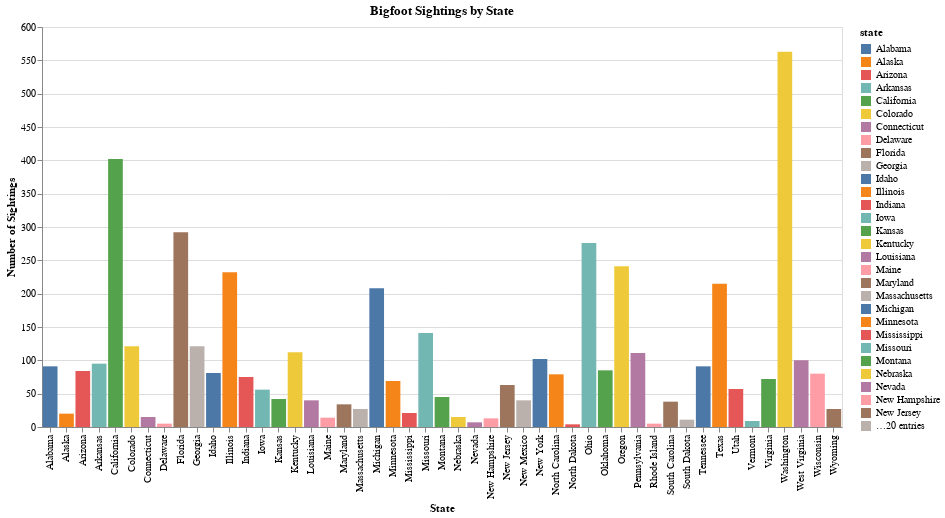

Write notebook code for a chart like this one.
### Code cell
sightings_by_state = data.groupby('state').size().reset_index(name='sightings_count')

# Create a selection for zooming (interval selection)
zoom = alt.selection_interval()

# Create the bar chart
chart2 = alt.Chart(sightings_by_state).mark_bar().encode(
    x=alt.X('state:N', title='State'),
    y=alt.Y('sightings_count:Q', title='Number of Sightings'),
    color='state:N',  # Color by state
    tooltip=['state:N', 'sightings_count:Q']  # Tooltip to show details
).add_selection(
    zoom
).properties(
    width=800,
    height=400,
    title="Bigfoot Sightings by State"  # Add title here
).interactive()  

# Display the chart
chart2

### Figure 1 — Vega-Lite specification as saved in the notebook (floating-point values rounded to 4 significant figures)
{"config": {"view": {"continuousWidth": 300, "continuousHeight": 300}}, "data": {"name": "data-761d3a59c4edaaab1e74653b2bb8a455"}, "mark": {"type": "bar"}, "encoding": {"color": {"field": "state", "type": "nominal"}, "tooltip": [{"field": "state", "type": "nominal"}, {"field": "sightings_count", "type": "quantitative"}], "x": {"field": "state", "title": "State", "type": "nominal"}, "y": {"field": "sightings_count", "title": "Number of Sightings", "type": "quantitative"}}, "height": 400, "params": [{"name": "param_8", "select": {"type": "interval"}}, {"name": "param_9", "select": {"type": "interval", "encodings": ["x", "y"]}, "bind": "scales"}], "title": "Bigfoot Sightings by State", "width": 800, "$schema": "https://vega.github.io/schema/vega-lite/v5.20.1.json", "datasets": {"data-761d3a59c4edaaab1e74653b2bb8a455": [{"state": "Alabama", "sightings_count": 91}, {"state": "Alaska", "sightings_count": 20}, {"state": "Arizona", "sightings_count": 84}, {"state": "Arkansas", "sightings_count": 95}, {"state": "California", "sightings_count": 402}, {"state": "Colorado", "sightings_count": 121}, {"state": "Connecticut", "sightings_count": 15}, {"state": "Delaware", "sightings_count": 5}, {"state": "Florida", "sightings_count": 292}, {"state": "Georgia", "sightings_count": 121}, {"state": "Idaho", "sightings_count": 81}, {"state": "Illinois", "sightings_count": 232}, {"state": "Indiana", "sightings_count": 75}, {"state": "Iowa", "sightings_count": 56}, {"state": "Kansas", "sightings_count": 42}, {"state": "Kentucky", "sightings_count": 112}, {"state": "Louisiana", "sightings_count": 40}, {"state": "Maine", "sightings_count": 14}, {"state": "Maryland", "sightings_count": 34}, {"state": "Massachusetts", "sightings_count": 27}, {"state": "Michigan", "sightings_count": 208}, {"state": "Minnesota", "sightings_count": 69}, {"state": "Mississippi", "sightings_count": 21}, {"state": "Missouri", "sightings_count": 141}, {"state": "Montana", "sightings_count": 45}, {"state": "Nebraska", "sightings_count": 15}, {"state": "Nevada", "sightings_count": 7}, {"state": "New Hampshire", "sightings_count": 13}, {"state": "New Jersey", "sightings_count": 63}, {"state": "New Mexico", "sightings_count": 40}, {"state": "New York", "sightings_count": 102}, {"state": "North Carolina", "sightings_count": 79}, {"state": "North Dakota", "sightings_count": 4}, {"state": "Ohio", "sightings_count": 276}, {"state": "Oklahoma", "sightings_count": 85}, {"state": "Oregon", "sightings_count": 241}, {"state": "Pennsylvania", "sightings_count": 111}, {"state": "Rhode Island", "sightings_count": 5}, {"state": "South Carolina", "sightings_count": 38}, {"state": "South Dakota", "sightings_count": 11}, {"state": "Tennessee", "sightings_count": 91}, {"state": "Texas", "sightings_count": 215}, {"state": "Utah", "sightings_count": 57}, {"state": "Vermont", "sightings_count": 9}, {"state": "Virginia", "sightings_count": 72}, {"state": "Washington", "sightings_count": 563}, {"state": "West Virginia", "sightings_count": 100}, {"state": "Wisconsin", "sightings_count": 80}, {"state": "Wyoming", "sightings_count": 27}]}}
